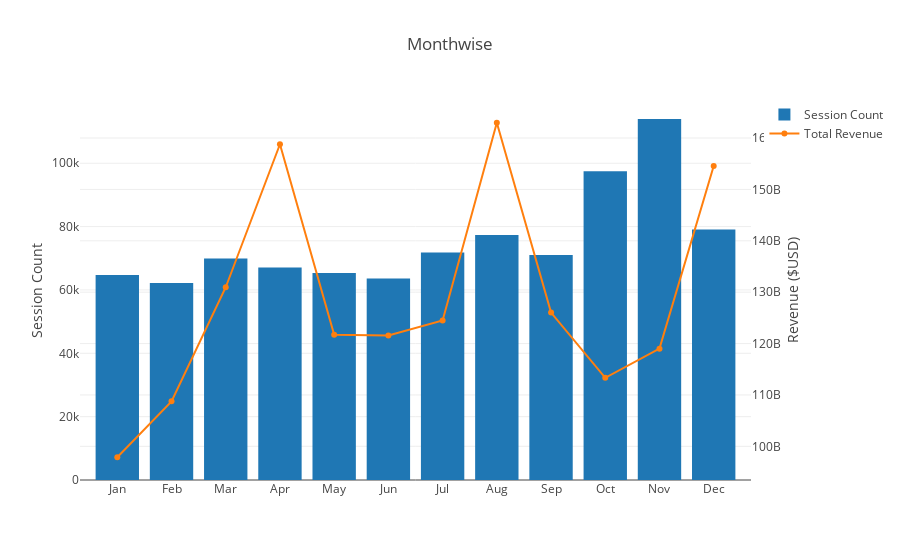

Notebook cell for this chart:
### Code cell
workmonth_trace = [
    go.Bar(
        x = month_names,
        y = workmonth.count()['visitId'].values,
        name = 'Session Count'
    ),
    go.Scatter(
        x = month_names,
        y = workmonth.sum()['totals.transactionRevenue'].values,
        name = 'Total Revenue',
        yaxis = 'y2'
    )
]

workmonth_layout = go.Layout(
    title='Monthwise',
    yaxis=dict(
        title='Session Count'
    ),
    yaxis2=dict(
        title='Revenue ($USD)',
        overlaying='y',
        side='right'
    )
)

weekdays_fig = go.Figure(data=workmonth_trace, layout=workmonth_layout)

py.iplot(weekdays_fig)

### Figure 1 — Plotly figure (JSON) as saved in the notebook; plotly's stock layout.template omitted (floating-point values rounded to 4 significant figures)
{"data": [{"name": "Session Count", "type": "bar", "uid": "80cf8628-e7cc-11e8-8434-54e1ad9767fc", "x": ["Jan", "Feb", "Mar", "Apr", "May", "Jun", "Jul", "Aug", "Sep", "Oct", "Nov", "Dec"], "y": [64694, 62192, 69931, 67126, 65371, 63578, 71812, 77315, 71032, 97506, 113972, 79124]}, {"name": "Total Revenue", "type": "scatter", "uid": "80cf8629-e7cc-11e8-9b04-54e1ad9767fc", "x": ["Jan", "Feb", "Mar", "Apr", "May", "Jun", "Jul", "Aug", "Sep", "Oct", "Nov", "Dec"], "y": [97877790000, 108756520000, 130964270000, 158788800000, 121711480000, 121569490000, 124499280000, 162971500000, 126031240000, 113329070000, 119013870000, 154557930000], "yaxis": "y2"}], "layout": {"title": "Monthwise", "yaxis": {"title": "Session Count"}, "yaxis2": {"overlaying": "y", "side": "right", "title": "Revenue ($USD)"}}}
